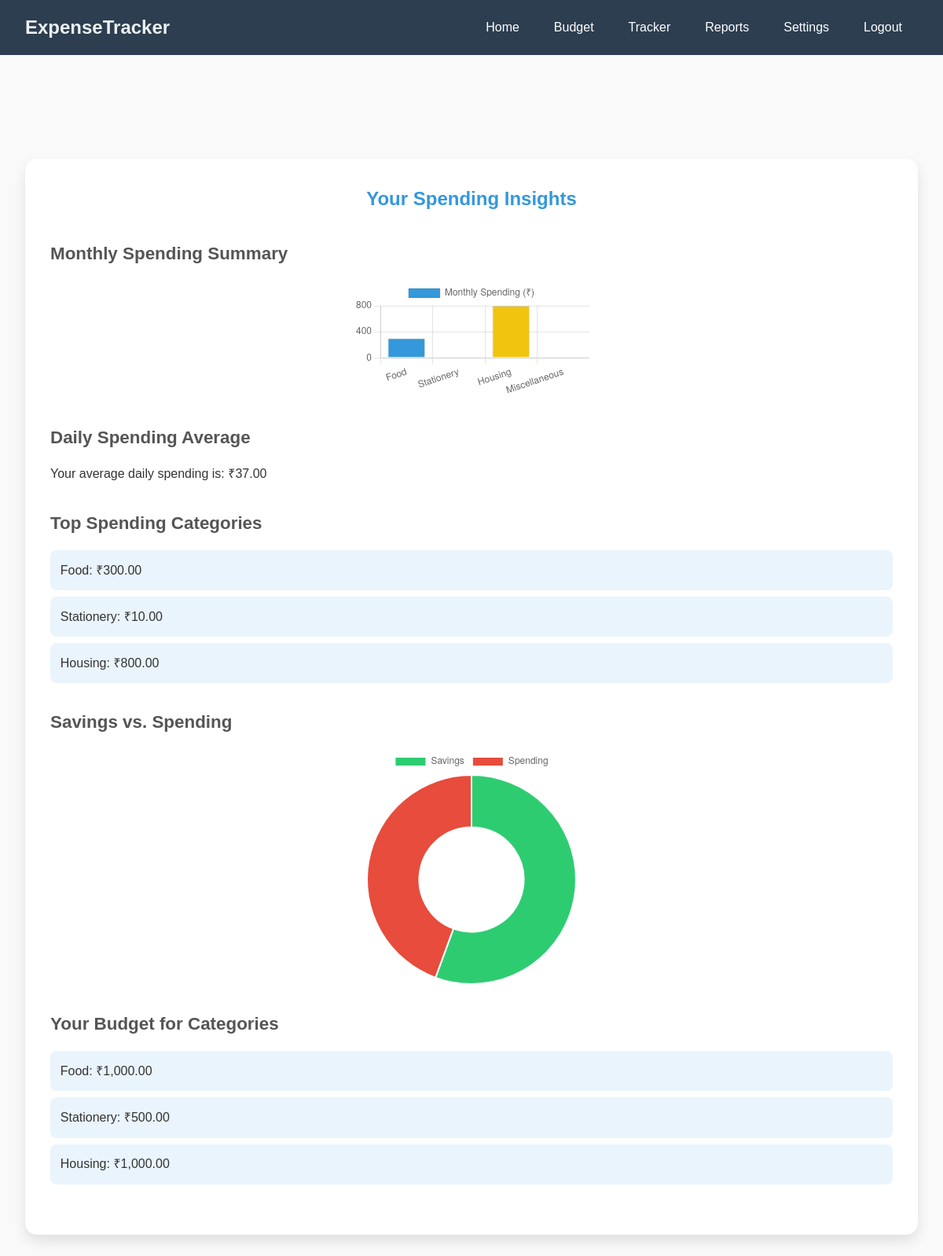
The app's page /reports.php with its own data.
### tables this page shows
CREATE TABLE `expenses` (
  `expenseid` int(11) NOT NULL,
  `expensename` varchar(255) NOT NULL,
  `amount` decimal(10,2) NOT NULL,
  `category` varchar(255) NOT NULL,
  `date_recorded` timestamp NOT NULL DEFAULT current_timestamp()
);

### reports.php (the view, shortened to what this page needs)
<?php
include('connection.php');
$budgetQuery = "SELECT * FROM `budget`";
$budgetResult = mysqli_query($con, $budgetQuery);
$budgets = [];
$totalBudget = 0;
while ($row = mysqli_fetch_assoc($budgetResult)) {
    $budgets[$row['category']] = $row['planned_budget'];
    $totalBudget += $row['planned_budget'];
}
$expensesQuery = "SELECT * FROM `expenses`";
$expensesResult = mysqli_query($con, $expensesQuery);
$expensesData = [
    'Food' => 0,
    'Stationery' => 0,
    'Housing' => 0,
    'Miscellaneous' => 0,
];
while ($expense = mysqli_fetch_assoc($expensesResult)) {
    $category = $expense['category'];
    $amount = $expense['amount'];
    if (isset($expensesData[$category])) {
        $expensesData[$category] += $amount;
    }
}
$totalExpenses = array_sum($expensesData);
$daysInMonth = 30;
$dailyAverage = $totalExpenses / $daysInMonth;
?>
<!DOCTYPE html>
<html lang="en">
  <head>
    <link rel="stylesheet" href="styles.css" />
  </head>
  <body>
    <nav class="navbar">
      <div class="navbar-brand">
        <a>ExpenseTracker</a>
      </div>
      <ul class="navbar-links">
        <li><a href="index.html">Home</a></li>
        <li><a href="budget.html">Budget</a></li>
        <li><a href="daily_expense.html">Tracker</a></li>
        <li><a href="reports.php">Reports</a></li>
        <li><a href="settings.html">Settings</a></li>
        <li><a href="index.html">Logout</a></li>
      </ul>
    </nav>
    <div class="content">
      <section class="reports">
        <h2>Your Spending Insights</h2>
        <div class="report-section">
          <h3>Monthly Spending Summary</h3>
          <canvas id="monthly-spending-chart"></canvas>
        </div>
        <div class="report-section">
          <h3>Daily Spending Average</h3>
          <p>
            Your average daily spending is:
            <span id="daily-average">₹<?php echo number_format($dailyAverage, 2); ?></span>
          </p>
        </div>
        <div class="report-section">
          <h3>Top Spending Categories</h3>
          <ul id="top-categories">
            <?php
              foreach ($expensesData as $category => $expenseAmount) {
                if ($expenseAmount > 0) {
                  echo "<li>$category: ₹" . number_format($expenseAmount, 2) . "</li>";
                }
              }
            ?>
          </ul>
        </div>
        <div class="report-section">
          <h3>Savings vs. Spending</h3>
          <canvas id="savings-spending-chart"></canvas>
        </div>
        <div class="report-section">
          <h3>Your Budget for Categories</h3>
          <div id="category-budget-list">
            <?php
              foreach ($budgets as $category => $plannedBudget) {
                echo "<div class='category-budget'>$category: ₹" . number_format($plannedBudget, 2) . "</div>";
              }
            ?>
          </div>
        </div>
      </section>
    </div>
    <script>
      document.addEventListener("DOMContentLoaded", function () {
        // Monthly Spending Chart
        const monthlySpendingCtx = document
          .getElementById("monthly-spending-chart")
          .getContext("2d");
        new Chart(monthlySpendingCtx, {
          type: "bar",
          data: {
            labels: ["Food", "Stationery", "Housing", "Miscellaneous"],
            datasets: [{
              label: "Monthly Spending (₹)",
              data: [
                <?php echo $expensesData['Food']; ?>,
                <?php echo $expensesData['Stationery']; ?>,
                <?php echo $expensesData['Housing']; ?>,
                <?php echo $expensesData['Miscellaneous']; ?>
              ],
              backgroundColor: ["#3498db", "#2ecc71", "#f1c40f", "#e74c3c"],
              borderWidth: 1,
            }],
          },
          options: {
            responsive: true,
            scales: {
              y: {
                beginAtZero: true,
              },
            },
          },
        });
        // Savings vs. Spending Chart
        const savingsSpendingCtx = document
          .getElementById("savings-spending-chart")
          .getContext("2d");
        const totalBudget = <?php echo $totalBudget; ?>;
        const totalExpenses = <?php echo $totalExpenses; ?>;
        const savings = totalBudget - totalExpenses;
        new Chart(savingsSpendingCtx, {
          type: "doughnut",
          data: {
            labels: ["Savings", "Spending"],
            datasets: [{
              label: "Savings vs Spending",
              data: [savings, totalExpenses],
              backgroundColor: ["#2ecc71", "#e74c3c"],
            }],
          },
          options: {
            responsive: true,
          },
        });
      });
    </script>
  </body>
</html>

### styles.css (style rules this page uses)
body { font-family: "Open Sans", sans-serif; background-color: #f2f2f2; margin: 0; padding: 0; }
.navbar { background-color: #007bff; color: #fff; padding: 10px 20px; }
.navbar-brand a { color: #fff; font-weight: bold; text-decoration: none; }
.navbar-links li { display: inline-block; margin-right: 20px; }
.navbar-links a { color: #fff; text-decoration: none; }

### reports.php (style rules this page uses)
* { margin: 0; padding: 0; box-sizing: border-box; }
body { font-family: "Poppins", sans-serif; color: #333; background-color: #f9f9f9; line-height: 1.6; }
.navbar { display: flex; justify-content: space-between; align-items: center; padding: 1rem 2rem; background-color: #2c3e50; color: #ecf0f1; }
.navbar-brand a { font-size: 1.5rem; font-weight: 700; color: #ecf0f1; }
.navbar-links { display: flex; list-style: none; gap: 1.5rem; }
.content { margin-top: 80px; padding: 2rem; display: flex; justify-content: center; align-items: center; flex-direction: column; width: 100%; max-width: 1200px; margin: 100px auto; }
.reports { width: 100%; background: #fff; padding: 2rem; border-radius: 15px; box-shadow: 0 8px 15px rgba(0, 0, 0, 0.1); }
.reports h2 { text-align: center; color: #3498db; margin-bottom: 2rem; }
.report-section { margin-bottom: 2rem; }
.report-section h3 { font-size: 1.4rem; color: #555; margin-bottom: 1rem; }
canvas { max-width: 100%; margin: 0 auto; }
#top-categories { list-style: none; padding: 0; }
#top-categories li { background: #eaf4fc; padding: 0.8rem; margin-bottom: 0.5rem; border-radius: 8px; }
.category-budget { display: flex; justify-content: space-between; padding: 0.8rem; margin: 0.5rem 0; background: #eaf4fc; border-radius: 8px; }

### records on screen
expenses: category "Housing", expenseAmount "800.00", plannedBudget "1,000.00"

### other values on screen
$dailyAverage "37.00"
$category "Food"
$expenseAmount "300.00"
$category "Stationery"
$expenseAmount "10.00"
$plannedBudget "1,000.00"
$plannedBudget "500.00"
chart data {{ $expensesData['Food'] }} 300
chart data {{ $expensesData['Stationery'] }} 10
chart data {{ $expensesData['Housing'] }} 800
chart data {{ $expensesData['Miscellaneous'] }} 0
